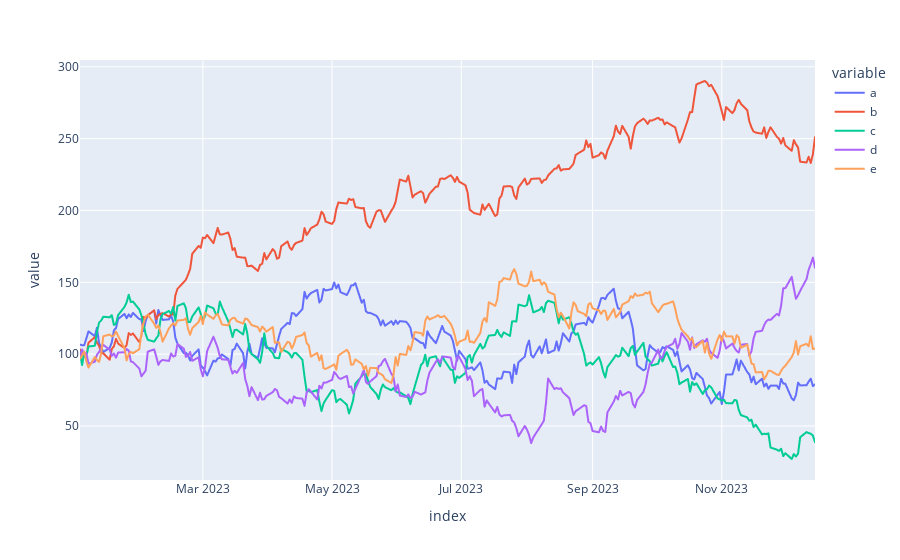

Notebook code cell kept with this figure:
### Code cell
import numpy as np
import pandas as pd
import plotly.offline as plyo

a = np.random.standard_normal((250, 5)).cumsum(axis=0)
index = pd.date_range('2023-1-1',
                      freq='B',
                      periods=len(a))
df = pd.DataFrame(100 + 5*a,
                  columns=list('abcde'),
                  index=index)
plyo.iplot(
           df.plot(),image='png',filename='ply_1')

### Figure 1 — Plotly figure (JSON) as saved in the notebook; plotly's stock layout.template omitted (floating-point values rounded to 4 significant figures; data arrays with more than 128 entries replaced by an {"elided": "..."} marker saying what was removed)
{"data": [{"hovertemplate": "variable=a<br>index=%{x}<br>value=%{y}<extra></extra>", "legendgroup": "a", "line": {"color": "#636efa", "dash": "solid"}, "marker": {"symbol": "circle"}, "mode": "lines", "name": "a", "showlegend": true, "x": {"elided": "250 str values"}, "xaxis": "x", "y": {"elided": "250 float values"}, "yaxis": "y", "type": "scattergl"}, {"hovertemplate": "variable=b<br>index=%{x}<br>value=%{y}<extra></extra>", "legendgroup": "b", "line": {"color": "#EF553B", "dash": "solid"}, "marker": {"symbol": "circle"}, "mode": "lines", "name": "b", "showlegend": true, "x": {"elided": "250 str values"}, "xaxis": "x", "y": {"elided": "250 float values"}, "yaxis": "y", "type": "scattergl"}, {"hovertemplate": "variable=c<br>index=%{x}<br>value=%{y}<extra></extra>", "legendgroup": "c", "line": {"color": "#00cc96", "dash": "solid"}, "marker": {"symbol": "circle"}, "mode": "lines", "name": "c", "showlegend": true, "x": {"elided": "250 str values"}, "xaxis": "x", "y": {"elided": "250 float values"}, "yaxis": "y", "type": "scattergl"}, {"hovertemplate": "variable=d<br>index=%{x}<br>value=%{y}<extra></extra>", "legendgroup": "d", "line": {"color": "#ab63fa", "dash": "solid"}, "marker": {"symbol": "circle"}, "mode": "lines", "name": "d", "showlegend": true, "x": {"elided": "250 str values"}, "xaxis": "x", "y": {"elided": "250 float values"}, "yaxis": "y", "type": "scattergl"}, {"hovertemplate": "variable=e<br>index=%{x}<br>value=%{y}<extra></extra>", "legendgroup": "e", "line": {"color": "#FFA15A", "dash": "solid"}, "marker": {"symbol": "circle"}, "mode": "lines", "name": "e", "showlegend": true, "x": {"elided": "250 str values"}, "xaxis": "x", "y": {"elided": "250 float values"}, "yaxis": "y", "type": "scattergl"}], "layout": {"legend": {"title": {"text": "variable"}, "tracegroupgap": 0}, "margin": {"t": 60}, "xaxis": {"anchor": "y", "domain": [0.0, 1.0], "title": {"text": "index"}}, "yaxis": {"anchor": "x", "domain": [0.0, 1.0], "title": {"text": "value"}}}}
